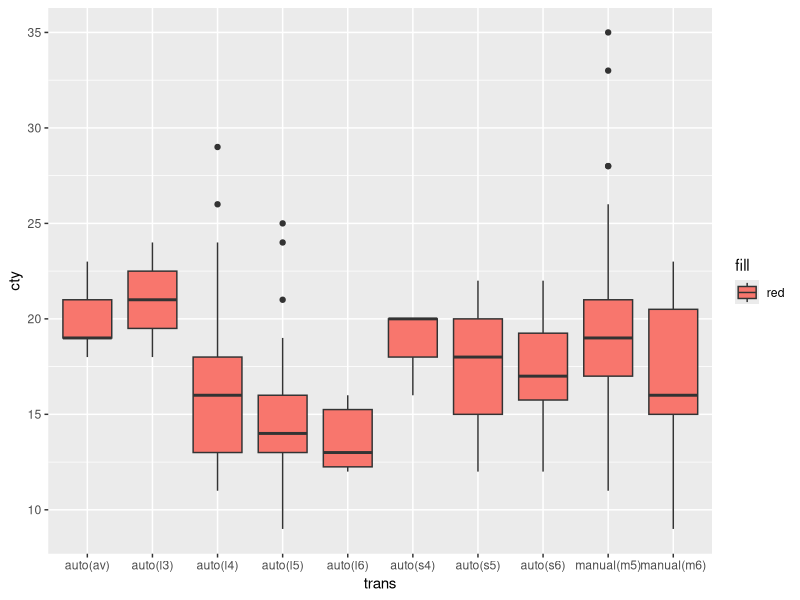

Source code (R):
## ---- chunk 1
library(tidyverse)
library(dplyr)

## ---- chunk 2
ggplot(mpg, aes(x=trans, y=cty, fill = "red")) + geom_boxplot()
